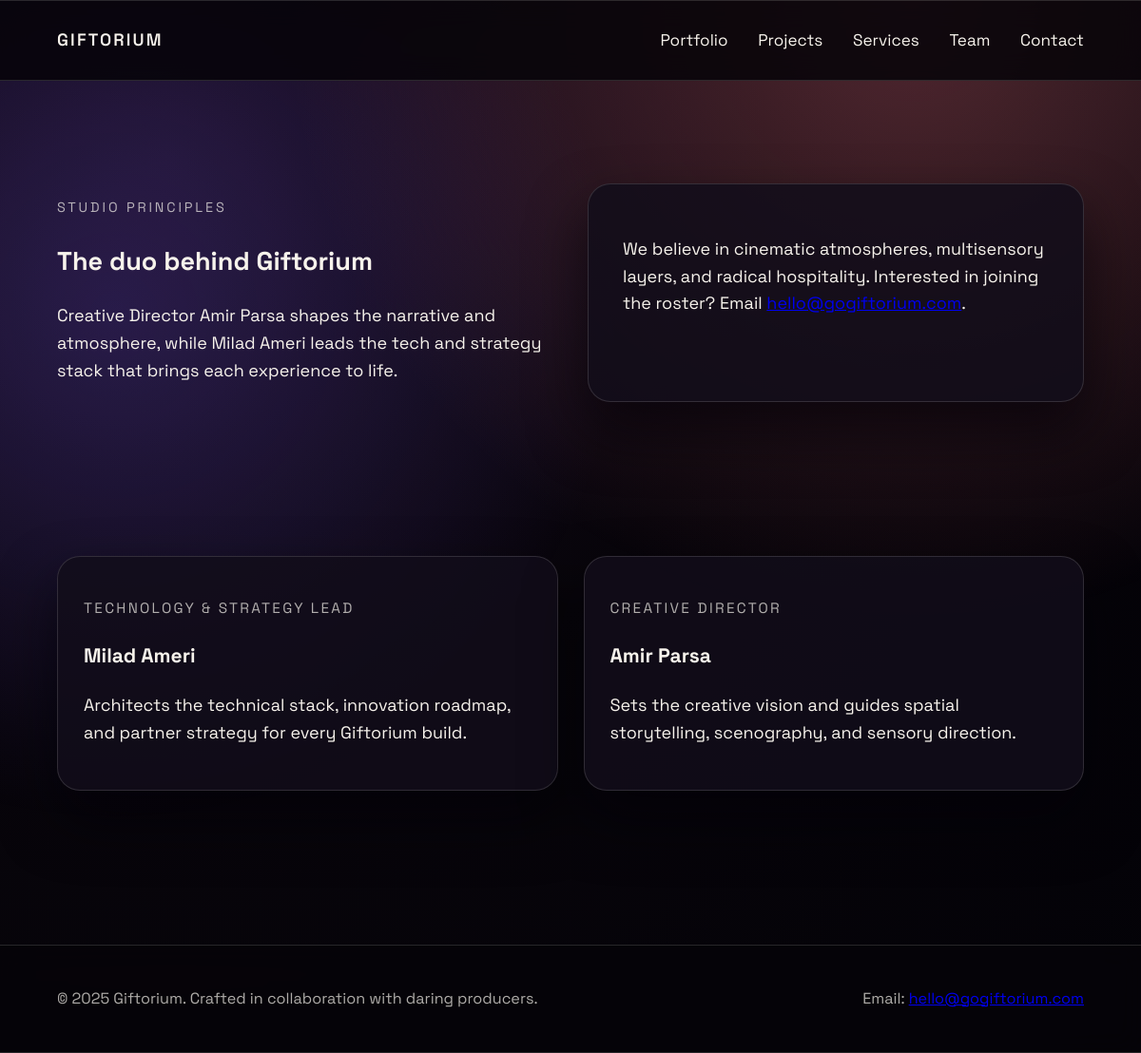
Page /team/ on the committed database.
### experiences/models.py (models this page shows, shortened)
class TimestampedModel(models.Model):
	created_at = models.DateTimeField(auto_now_add=True)
	updated_at = models.DateTimeField(auto_now=True)
	class Meta:
		abstract = True

class TeamMember(TimestampedModel):
	name = models.CharField(max_length=120)
	role = models.CharField(max_length=160)
	bio = models.TextField()
	headshot = models.ImageField(upload_to='team/', blank=True)
	order = models.PositiveIntegerField(default=0)
	social_link = models.URLField(blank=True)
	class Meta:
		ordering = ['order', 'name']

### experiences/views.py (the view)
# urls.py: path('team/', views.team, name='team'),
def team(request):
	members = TeamMember.objects.all()
	return render(request, "experiences/team.html", {"team_members": members})

### experiences/context_processors.py (called while the page is built)
def studio_settings(request):
    settings_obj = StudioSettings.objects.first()
    return {
        "studio_settings": settings_obj,
    }

### templates/experiences/team.html (shortened to what this page needs)
{% extends 'base.html' %}
{% block content %}
<section class="team-hero">
    <div class="site-shell team-hero-grid">
        <div>
            <p class="eyebrow">Studio Principles</p>
            <h1>The duo behind Giftorium</h1>
            <p>Creative Director Amir Parsa shapes the narrative and atmosphere, while Milad Ameri leads the tech and strategy stack that brings each experience to life.</p>
        </div>
        <div class="team-hero-card">
            <p>We believe in cinematic atmospheres, multisensory layers, and radical hospitality. Interested in joining the roster? Email <a href="mailto:hello@gogiftorium.com">hello@gogiftorium.com</a>.</p>
        </div>
    </div>
</section>
<section class="team-grid-section">
    <div class="site-shell">
        <div class="team-grid">
            {% for member in team_members %}
                <article class="team-card">
                    <div>
                        <p class="team-role">{{ member.role }}</p>
                        <h3>{{ member.name }}</h3>
                        <p>{{ member.bio }}</p>
                    </div>
                </article>
            {% empty %}
                <p>Team bios are in progress. Check back soon.</p>
            {% endfor %}
        </div>
    </div>
</section>
{% endblock content %}

### templates/base.html (shortened to what this page needs)
{% load static %}
<!DOCTYPE html>
<html lang="en">
<head>
    <link rel="stylesheet" href="{% static 'css/site.css' %}">
</head>
<body>
    <header class="site-header">
        <div class="site-shell">
            <a class="brand-mark" href="{% url 'experiences:home' %}">
                <span>{{ studio_settings.studio_name|default:"Giftorium" }}</span>
            </a>
            <nav class="site-nav">
                <a href="{% url 'experiences:home' %}#portfolio">Portfolio</a>
                <a href="{% url 'experiences:home' %}#projects">Projects</a>
                <a href="{% url 'experiences:home' %}#services">Services</a>
                <a href="{% url 'experiences:team' %}">Team</a>
                <a href="{% url 'experiences:home' %}#contact">Contact</a>
            </nav>
        </div>
    </header>
    <main>
        {% block content %}{% endblock content %}
    </main>
    <footer class="site-footer">
        <div class="site-shell">
            <p>© {{ now|default:2025 }} Giftorium. Crafted in collaboration with daring producers.</p>
            <p>Email: <a href="mailto:hello@gogiftorium.com">hello@gogiftorium.com</a></p>
        </div>
    </footer>
</body>
</html>

### static/css/site.css (style rules this page uses)
:root { --bg: #08050b; --bg-secondary: #1a0e23; --fg: #f7f3ec; --accent: #ff7b8a; --accent-glow: #ffc574; --muted: rgba(247, 243, 236, 0.7); --card: rgba(18, 14, 26, 0.85); --card-fade: rgba(255, 255, 255, 0.06); --border: rgba(247, 243, 236, 0.14); --shadow: 0 30px 60px rgba(3, 0, 8, 0.65); font-size: 18px; }
* { box-sizing: border-box; }
body { margin: 0; font-family: 'Space Grotesk', system-ui, -apple-system, BlinkMacSystemFont, 'Segoe UI', sans-serif; background: radial-gradient(circle at 15% 15%, var(--bg-secondary), var(--bg) 45%, #030207 100%); color: var(--fg); line-height: 1.6; position: relative; min-height: 100vh; }
body::before { content: ''; position: fixed; inset: 0; background: radial-gradient(circle at 80% 0%, rgba(255, 123, 138, 0.3), transparent 45%), radial-gradient(circle at 10% 30%, rgba(120, 93, 255, 0.2), transparent 40%); pointer-events: none; z-index: -1; }
.site-shell { width: min(1200px, 90vw); margin: 0 auto; padding: 3rem 0; }
.site-header, .site-footer { border-bottom: 1px solid var(--border); border-top: 1px solid var(--border); background: rgba(6, 4, 9, 0.85); backdrop-filter: blur(14px); }
.site-header { position: sticky; top: 0; z-index: 10; }
.site-header .site-shell, .site-footer .site-shell { display: flex; justify-content: space-between; align-items: center; padding: 1.5rem 0; }
.brand-mark { display: inline-flex; align-items: center; gap: 0.6rem; letter-spacing: 0.12em; font-weight: 600; text-transform: uppercase; color: var(--fg); text-decoration: none; }
.site-nav a { margin-left: 1.5rem; color: var(--fg); text-decoration: none; font-size: 0.95rem; position: relative; }
.site-nav a::after { content: ''; position: absolute; left: 0; bottom: -4px; width: 100%; height: 2px; background: linear-gradient(90deg, var(--accent), var(--accent-glow)); opacity: 0; transform: scaleX(0.3); transform-origin: left; transition: transform 0.3s ease, opacity 0.3s ease; }
.eyebrow { text-transform: uppercase; letter-spacing: 0.2em; font-size: 0.8rem; color: var(--muted); }
.site-footer { margin-top: 2rem; font-size: 0.9rem; color: var(--muted); }
.team-hero { padding: 3rem 0 1rem; }
.team-hero-grid { display: grid; grid-template-columns: repeat(auto-fit, minmax(260px, 1fr)); gap: 2rem; }
.team-hero-card { background: var(--card); border-radius: 24px; border: 1px solid var(--border); padding: 2rem; box-shadow: var(--shadow); }
.team-grid-section { padding: 2rem 0 4rem; }
.team-grid { display: grid; grid-template-columns: repeat(auto-fit, minmax(260px, 1fr)); gap: 1.5rem; }
.team-card { display: flex; flex-direction: column; gap: 1rem; background: var(--card); border: 1px solid var(--border); border-radius: 24px; padding: 1.5rem; box-shadow: var(--shadow); }
.team-role { font-size: 0.85rem; letter-spacing: 0.15em; text-transform: uppercase; color: var(--muted); }

### rows in the picture
TeamMember: role "TECHNOLOGY & STRATEGY LEAD", name "Milad Ameri", bio "Architects the technical stack, innovation roadmap, and partner strategy for every Giftorium build."
TeamMember: role "CREATIVE DIRECTOR", name "Amir Parsa", bio "Sets the creative vision and guides spatial storytelling, scenography, and sensory direction."

### other values in the picture
{{ studio_settings.studio_name|default:"Giftorium" }} "GIFTORIUM"
{{ now|default:2025 }} "2025"
